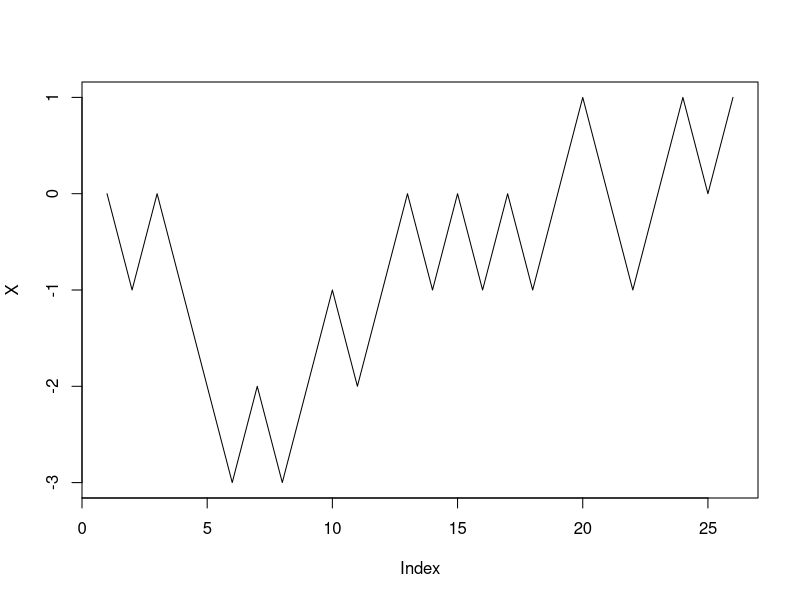
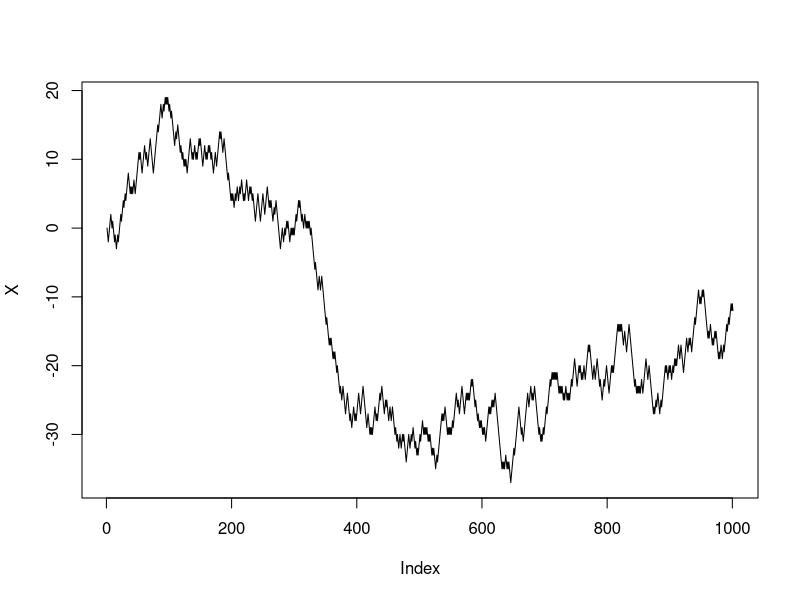

Here is the R script that generated these plots, in order:
# Q1
seq(1, 21, by = 2)
seq(50, 11, by = -3)
2^seq(1, 10, by = 1)
matrix(seq(1, 16, by = 1), nrow = 4, ncol = 4)


# Q2
vector <- rep(1:4, 5)
sample(vector)
names(vector) <- rep(c("A","B", "C", "D"), 5)
sample(names(vector))


# Q3
random_step <- sample(c(1, -1), 25, prob = c(0.5, 0.5), replace=TRUE)
X <- c(0,cumsum(random_step))
plot(X, type = "l")

more_step <- sample(c(1, -1), 1000, prob = c(0.5, 0.5), replace=TRUE)
X <- c(0,cumsum(more_step))
plot(X, type = "l")

X_25 <- 2*rbinom(1, 25, 0.5)-25
X_25_vector <- 2*rbinom(1e5, 25, 0.5)-25
sum(X_25_vector > 10)/1e5
1 - pbinom(17, 25, 0.5)


# Q4
D <- diag(c(1/(1:10)), nrow = 10)
U <- matrix(rep(-1, 100), nrow = 10)
diag(U) <- 4
U <- U %*% (diag(1/diag(sqrt((t(U) %*% U)))))
# for(i in 1:ncol(U)) {
# U[, i] <- U[, i] / sqrt(sum(U[, i]^2))
# }
stopifnot(identical(sqrt(colSums(U ** 2)), rep(1, ncol(U))))

X <- U %*% D %*% t(U)
eigen(X)
# the eigenvalues are the same as diagonal entries in D
# vector recycling: R likes to operate on vectors of the same length, so if it encounters two vectors of different lengths in a binary operation (*), it merely replicates (recycles) the smaller vector until it is the same length as the longest vector, then it does the operation.
(1/(1:10)) * t(U) 

# Q5
x <- 0.3
I <- 20
b <- vector(length=I)
i <- 1

while(x > 0){
  y <- 2 * x
  if (y >= 1){
    b[i] <- 1
  } else {
    b[i] <- 0
  }
  x <- y - b[i]
  if (x == 0 | i == I){
    stop
  } else {
    i <- i + 1
  }
}

bin_rep <- function(x, I){
  i <- 1
  b <- vector(length=I)
  while(x > 0){
    y <- 2 * x
    if (y >= 1){
      b[i] <- 1
    } else {
      b[i] <- 0
    }
    x <- y - b[i]
    if (x == 0 | i == I){
      return(b)
    } else {
      i <- i + 1
    }
  }
}

bin_0.3 <- bin_rep(0.3, 60)
bin_0.1_three_times <- bin_rep(0.1 + 0.1 + 0.1, 60)
which.min(bin_0.3 != bin_0.1_three_times)# which.min(x) and which.max(x) return the index of the first FALSE or TRUE, as FALSE < TRUE
# match(TRUE, bin_0.3 != bin_0.1_three_times)

